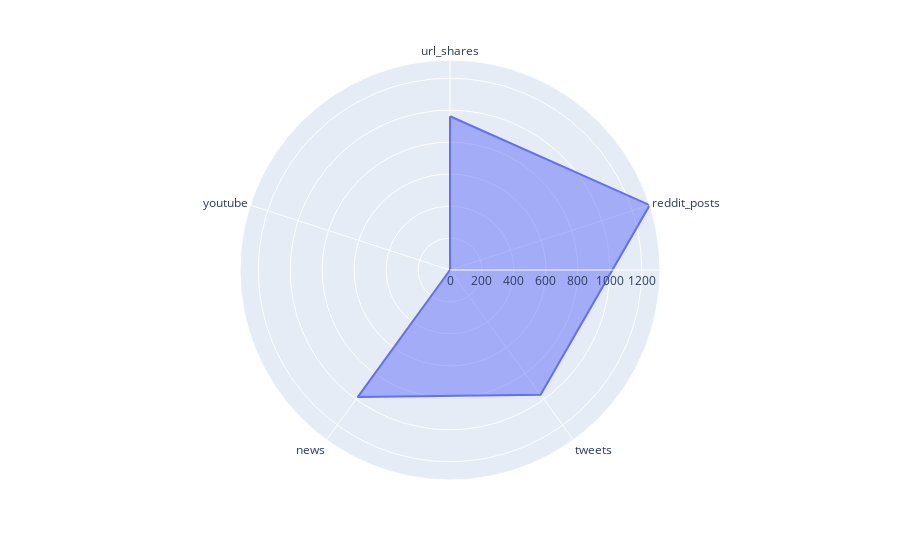

Notebook code for this chart:
### Code cell
#df4 = pd.DataFrame(dict(r =df3.iloc[1].values.flatten().tolist(), theta = list(df3)[0:]))


fig = px.line_polar(sum_column, r = list(sum_column), theta= list(df3)[0:], line_close=True)
fig.update_traces(fill='toself')

### Figure 1 — Plotly figure (JSON) as saved in the notebook; plotly's stock layout.template omitted (floating-point values rounded to 4 significant figures)
{"data": [{"fill": "toself", "hovertemplate": "r=%{r}<br>theta=%{theta}<extra></extra>", "legendgroup": "", "line": {"color": "#636efa", "dash": "solid"}, "mode": "lines", "name": "", "r": [962.0, 1314.0, 964.2, 983.1, 0, 962.0], "showlegend": false, "subplot": "polar", "theta": ["url_shares", "reddit_posts", "tweets", "news", "youtube", "url_shares"], "type": "scatterpolar"}], "layout": {"legend": {"tracegroupgap": 0}, "margin": {"t": 60}, "polar": {"angularaxis": {"direction": "clockwise", "rotation": 90}, "domain": {"x": [0, 1], "y": [0, 1]}}}}
